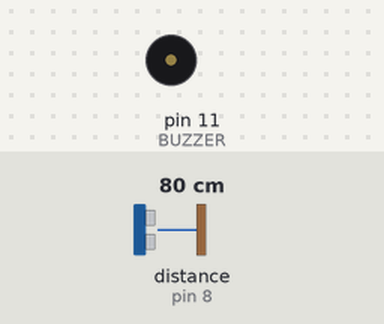
This sketch was run on a simulated Arduino Uno, built with avr-gcc and run on an emulated ATmega328P. Shown: buzzer (waves = sounding). Wiring (inferred from the names in the program): ultrasonic range finder: trigger pin 9; echo pin 8. The test bench sets the inputs (shaded band); at power-on: distance to the obstacle (sensor on pin 8) 80 cm. The echo pulse lasts 58.3 µs per cm.

Above: at 1.6 s.
1.7 s: distance to the obstacle (sensor on pin 8) set to 2 cm
At 2.31 s:
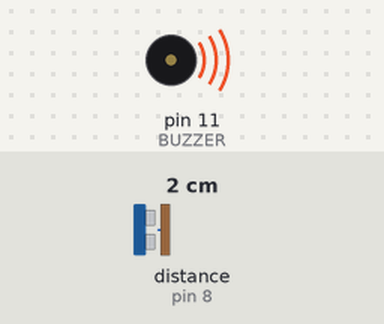
5.1 s: distance to the obstacle (sensor on pin 8) set to 35 cm
At 5.35 s:
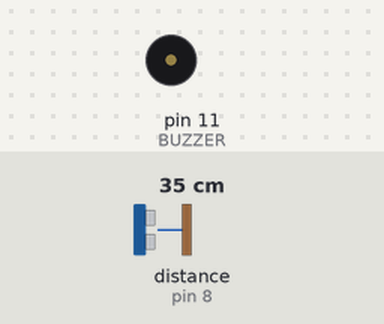
Timing chart, 0 to 14.5 s (numbered marks = the images above; inputs shaded):
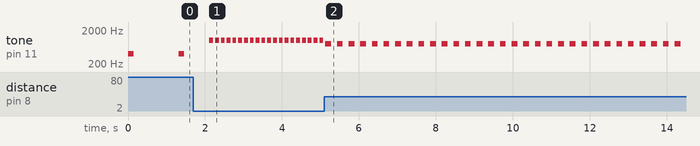

The sketch:

Detector_Buzzer_Proyecto.ino
```cpp
#define TRIG 9
#define ECHO 8
#define BUZZER 11

void setup() {
  pinMode(TRIG, OUTPUT);
  pinMode(ECHO, INPUT);
  pinMode(BUZZER, OUTPUT);
}

void loop() {
  digitalWrite(TRIG, LOW);
  delayMicroseconds(2);
  digitalWrite(TRIG, HIGH);
  delayMicroseconds(10);
  digitalWrite(TRIG, LOW);

  long duracion = pulseIn(ECHO, HIGH);
  float distancia = duracion * 0.0343 / 2;

  if (distancia <= 25) {
    tone(BUZZER, 1000, 100);
    delay(150);
  }
  else if (distancia <= 50) {
    tone(BUZZER, 800, 150);
    delay(300);
  }
  else if (distancia <= 75) {
    tone(BUZZER, 600, 200);
    delay(500);
  }
  else if (distancia <= 80) {
    tone(BUZZER, 400, 150);
    delay(800);
  }
  else {
    noTone(BUZZER);
    delay(500);
  }
}
```

Measured:
- after the input at 1.7 s, tone on pin 11 (BUZZER): alternates 1000 Hz for 0.10 s and silent for 0.05 s, starting after 0.42 s
- after the input at 5.1 s, tone on pin 11 (BUZZER): alternates 800 Hz for 0.15 s and silent for 0.15 s, starting at once
- by itself, tone on pin 11 (BUZZER): alternates 400 Hz for 0.15 s and silent for 1.2 s
